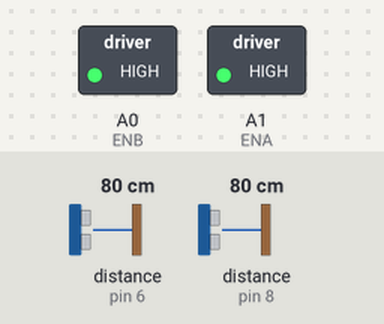
Bench run of a sketch on a simulated Arduino Uno, built with avr-gcc and run on an emulated ATmega328P. On the bench: switched loads named in the sketch (green lamp = pin HIGH). Wiring (inferred from the names in the program): 2 × ultrasonic range finder: trigger pin 7, echo pin 6 / trigger pin 9, echo pin 8. The test bench sets the inputs (shaded band); at power-on: distance to the obstacle (sensors on pin 6, pin 8) 80 cm. The echo pulse lasts 58.3 µs per cm; pins used as bus, display or sensor lines are not drawn; what the sketch prints to the serial monitor is not drawn.

Above: at 0.1 s.
Timing chart, 0 to 1.6 s (numbered marks = the images above):
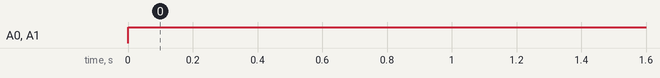

Measured:
- by itself, A0 (ENB), A1 (ENA): LOW → HIGH at 0.00 s

The sketch:

test.ino
```cpp
#include "motor.h"
#include "ultrasonic.h"
#include "mapping.h"
#include <SPI.h>
#include <SD.h>

/*
 * Pin Definitions
 */
//Define the pins used to control the H bridge
#define ENA A1
#define ENB A0
#define IN1 13
#define IN2 12
#define IN3 11
#define IN4 10

//Ultrasonic Sensors
#define trigPin_c 9
#define echoPin_c 8

#define trigPin_s 7
#define echoPin_s 6

/*
 * Definitions
 */
//Arena Size
#define ARENA_X 29
#define ARENA_Y 31

//Mapping Specifications
#define turn_distance 1.0 //(in meters)
#define turn_time 5000 //(in millisecs)

//Bluetooth On or Off?
//Bluetooth Instructions: REMEMBER WHEN UPLOADING CODE TO UNPLUG PINS 0 & 1 (TX/RX) AND PLUG THEM BACK IN AFTER THE UPLOAD
#define BLUETOOTH_ON false

//SD Card On or Off?  (When both off, default just prints plot points to serial monitor)
#define SD_CARD_ON false

//Car speed
int carspeed = 200;
int state = 0;

/*
 * Initializations
 */
Car mycar = Car(ENA, ENB, IN1, IN2, IN3, IN4, carspeed);

Ultrasonic car_ult = Ultrasonic(trigPin_c, echoPin_c);
Ultrasonic obj_ult = Ultrasonic(trigPin_s, echoPin_s);

File myFile;
/*
 *  Robot Code
 */

void setup()
{
  // Define the pins controlling the motors are outputs
  //mycar.set_up();

  //Ultrasonic Sensor Setup
  car_ult.set_up();
  obj_ult.set_up();

  //Begin serial communication (When Bluetooth is on, CANNOT open Serial Monitor)
  Serial.begin(9600);

}


void loop()
{
  // Read value from serial monitor


  mycar.forward();

  float c_dist = car_ult.findDistance();
  float s_dist = obj_ult.findDistance();

  //Serial.println(c_dist);
  Data data = calculateData(state, c_dist, s_dist, ARENA_X, ARENA_Y);

  if(BLUETOOTH_ON)
  {
    sendBluetoothData(data);
  }
  else if(SD_CARD_ON)
  {
    sendSDData(data);
  }
  else
  {
    formatGraphData(data);
  }

  if(c_dist < turn_distance) //car is approaching wall, ready to turn
  {
    changeState();
    mycar.right(); //turn
  }

  delay(100);
}
```

bluetooth.ino
```cpp
/*
 * Bluetooth Functions
 */
//Sending data via TX/RX on Arduino Serial Communication

void sendBluetoothData(Data data)
{
  if(Serial.available())
  {
    Serial.println(data.car_x);
    delay(10);

    Serial.println(data.car_y);
    delay(10);

    Serial.println(data.obj_x);
    delay(10);

    Serial.println(data.obj_y);
    delay(10);

    Serial.println(data.dir);
    delay(10);
  }
}
```

mapping.cpp
```cpp
#include "mapping.h"
#include "Arduino.h"

/*
 * Data Class Initialization
 */

Data::Data()
{
  car_x = 0;
  car_y = 0;
  obj_x = 0;
  obj_y = 0;
  dir = 1;
}

/*
 * Mapping Calculation Function
 */
Data calculateData(int dir, float c_dist, float s_dist, float MAX_X, float MAX_Y)
{
  float car_x;
  float car_y;

  float obj_x;
  float obj_y;

  switch(dir)
  {
    case(left_to_right):
      car_x = MAX_X - c_dist;
      car_y = 0;
      obj_x = car_x;
      obj_y = s_dist;
      break;
    case(top_to_bottom):
      car_x = MAX_X;
      car_y = MAX_Y - c_dist;
      obj_x = MAX_X - s_dist;
      obj_y = car_y;
      break;
    case(right_to_left):
      car_x = c_dist;
      car_y = MAX_Y;
      obj_x = car_x;
      obj_y = MAX_Y - s_dist;
      break;
    case(bottom_to_top):
      car_x = 0;
      car_y = c_dist;
      obj_x = s_dist;
      obj_y = car_y;
      break;
  }

  Data newline;

  newline.car_x = car_x;
  newline.car_y = car_y;
  newline.obj_x = obj_x;
  newline.obj_y = obj_y;

  newline.dir = dir;
  return newline;
}
```

mapping.h
```cpp
#ifndef mapping_H
#define  mapping_H

#include "Arduino.h"

#define left_to_right 1
#define top_to_bottom 2
#define right_to_left 3
#define bottom_to_top 4

/*
 * Data Class Definition
 */
class Data
{
  public:
    Data();

    float car_x;
    float car_y;
    float obj_x;
    float obj_y;

    int dir;
};

/*
 * Mapping Calculation Function
 */
Data calculateData(int dir, float c_dist,float s_dist, float MAX_X, float MAX_Y);

#endif
```

mapping.ino
```cpp
/*
 * Miscellaneous Mapping Functions
 */
void changeState()
{
  if(state < 4)
    state++;
  else
    state = 1;
}


void formatGraphData(Data data)
{
  Serial.print("(");
  Serial.print(data.car_x);
  Serial.print(",");
  Serial.print(data.car_y);
  Serial.println(")");
  Serial.print("(");
  Serial.print(data.obj_x);
  Serial.print(",");
  Serial.print(data.obj_y);
  Serial.println(")");
}
```

motor.cpp
```cpp
#include "motor.h"
#include "Arduino.h"

/*
 * Car Class Initialization/Setup
 */

Car::Car(const uint8_t ENA, const uint8_t ENB, const uint8_t IN1, const uint8_t IN2, const uint8_t IN3, const uint8_t IN4, int velocity)
{
      this->ENA = ENA;
      this->ENB = ENB;
      this->IN1 = IN1;
      this->IN2 = IN2;
      this->IN3 = IN3;
      this->IN4 = IN4;
      this->velocity = velocity;
}

void Car::set_up()
{
   pinMode(IN1,OUTPUT);
   pinMode(IN2,OUTPUT);
   pinMode(IN3,OUTPUT);
   pinMode(IN4,OUTPUT);
   pinMode(ENA,OUTPUT);
   pinMode(ENB,OUTPUT);
}

/*
 * Car Class Functions
 */
void Car::forward()
{
  analogWrite(ENA, velocity);
  digitalWrite(IN1, HIGH);
  digitalWrite(IN2, LOW);
  analogWrite(ENB, velocity);
  digitalWrite(IN3, HIGH);
  digitalWrite(IN4, LOW);
  delay(1000);
}
void Car::backward()
{
  analogWrite(ENA, velocity);
  digitalWrite(IN1, LOW);
  digitalWrite(IN2, HIGH);
  analogWrite(ENB, velocity);
  digitalWrite(IN3, LOW);
  digitalWrite(IN4, HIGH);
  delay(1000);
}
void Car::right()
{
  analogWrite(ENA, velocity);
  digitalWrite(IN1, HIGH);
  digitalWrite(IN2, LOW);
  analogWrite(ENB, velocity);
  digitalWrite(IN3, LOW);
  digitalWrite(IN4, HIGH);
  delay(1000);
}
void Car::left()
{
  analogWrite(ENA, velocity);
  digitalWrite(IN1, LOW);
  digitalWrite(IN2, HIGH);
  analogWrite(ENB, velocity);
  digitalWrite(IN3, HIGH);
  digitalWrite(IN4, LOW);
  delay(1000);
}
void Car::halt()
{
  analogWrite(ENA, LOW);
  analogWrite(ENB, LOW);
  delay(1000);
}
```

motor.h
```cpp
#ifndef motor_H
#define  motor_H

#include "Arduino.h"


/*
 * Car Class Definition
 */
class Car
{
  public:
    Car(const uint8_t ENA, const uint8_t ENB, const uint8_t IN1, const uint8_t IN2, const uint8_t IN3, const uint8_t IN4, int velocity);

    void set_up();

    //Movement
    void forward();
    void backward();
    void right();
    void left();
    void halt();

  private:
    uint8_t ENA;
    uint8_t ENB;
    uint8_t IN1;
    uint8_t IN2;
    uint8_t IN3;
    uint8_t IN4;
    int velocity;
};

#endif
```

sdcard.ino
```cpp
/*
 * SD Card Write Functions
 */
void SD_setup()
{
  if (!SD.begin(10)) {
    //led blink...
    while (true);
  }
}

void sendSDData(Data data)
{
  File dataFile = SD.open("datalog.txt", FILE_WRITE);

  if (dataFile) {
    dataFile.print(data.car_x);
    dataFile.print(",");
    dataFile.print(data.car_y);
    dataFile.print(",");
    dataFile.print(data.obj_x);
    dataFile.print(",");
    dataFile.print(data.obj_y);
    dataFile.print(",");
    dataFile.println(data.dir);
    dataFile.close();
  }
}
```

ultrasonic.cpp
```cpp
#include "ultrasonic.h"
#include "Arduino.h"

/*
 * Ultrasonic Class Initialization/Setup
 */

Ultrasonic::Ultrasonic(const uint8_t trigPin, const uint8_t echoPin)
{
      this->trigPin = trigPin;
      this->echoPin = echoPin;
}

void Ultrasonic::set_up()
{
    pinMode(trigPin, OUTPUT);
    pinMode(echoPin, INPUT);
}

/*
 * Ultrasonic Class Functions
 */

float Ultrasonic::findDistance()
{
  digitalWrite(trigPin, LOW);
  delayMicroseconds(2000);
  digitalWrite(trigPin, HIGH);
  delayMicroseconds(15);
  digitalWrite(trigPin, LOW);
  delayMicroseconds(10);

  float pingTime = pulseIn(echoPin, HIGH);
  pingTime = pingTime / 1000000;
  pingTime = pingTime / 3600;

  float targetDistance = 776.5 * pingTime;
  targetDistance = targetDistance / 2;
  targetDistance = targetDistance * 63360;

  return targetDistance;
}
```

ultrasonic.h
```cpp
#ifndef ultrasonic_H
#define  ultrasonic_H

#include "Arduino.h"


/*
 * Ultrasonic Class Definition
 */
class Ultrasonic
{
  public:
    Ultrasonic(const uint8_t trigPin, const uint8_t echoPin);

    void set_up();
    float findDistance();

  private:
    uint8_t trigPin;
    uint8_t echoPin;

    long duration;
};

#endif
```
